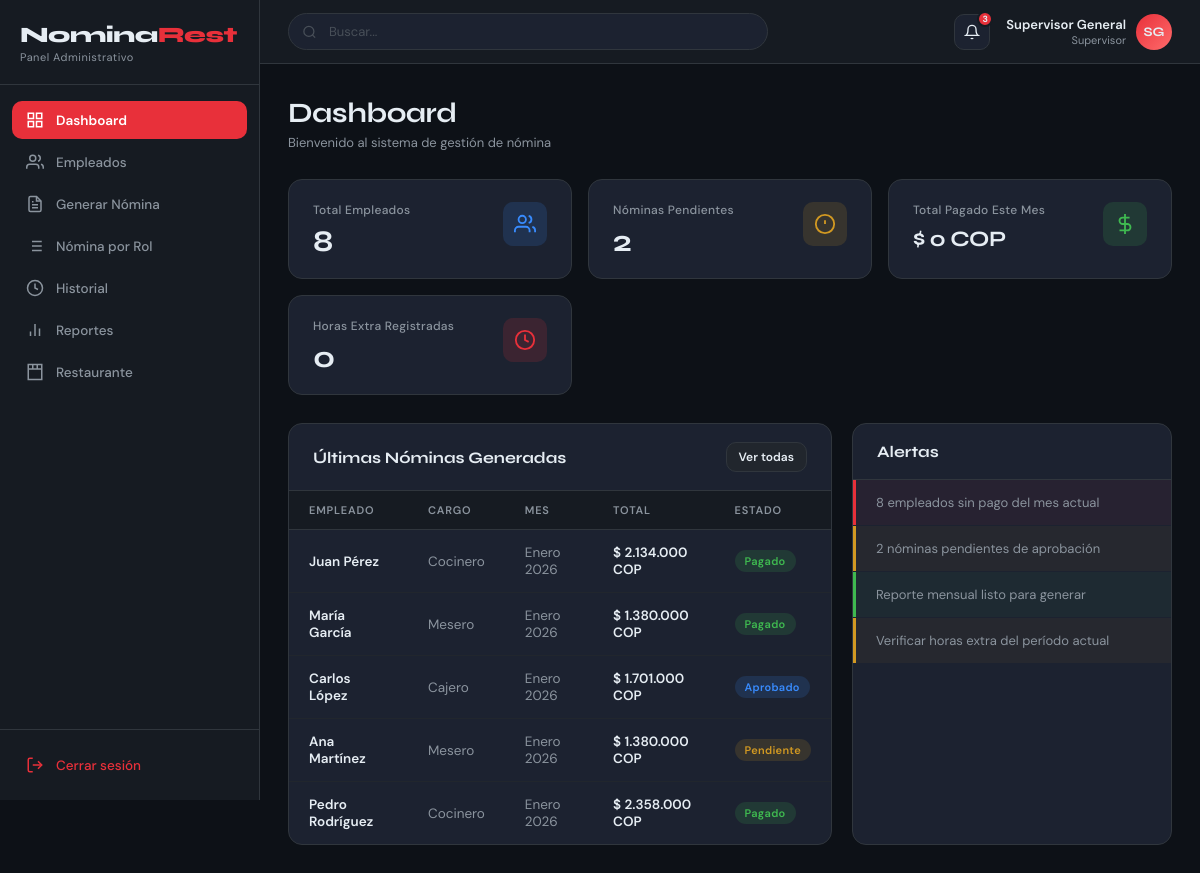
The app's page /index.php (signed in) with its own data.
### tables this page shows
CREATE TABLE nominas (
    id INT AUTO_INCREMENT PRIMARY KEY,
    empleado_id INT NOT NULL,
    periodo_mes INT NOT NULL,
    periodo_anio INT NOT NULL,
    salario_base DECIMAL(15,2) NOT NULL,
    horas_extra INT DEFAULT 0,
    valor_horas_extra DECIMAL(15,2) DEFAULT 0,
    bonificaciones DECIMAL(15,2) DEFAULT 0,
    deducciones_salud DECIMAL(15,2) DEFAULT 0,
    deducciones_pension DECIMAL(15,2) DEFAULT 0,
    otras_deducciones DECIMAL(15,2) DEFAULT 0,
    total_devengado DECIMAL(15,2) NOT NULL,
    total_deducciones DECIMAL(15,2) NOT NULL,
    total_neto DECIMAL(15,2) NOT NULL,
    estado ENUM('pendiente','aprobado','pagado','rechazado') DEFAULT 'pendiente',
    aprobado_por INT NULL,
    fecha_pago DATE NULL,
    observaciones TEXT,
    created_at TIMESTAMP DEFAULT CURRENT_TIMESTAMP,
    FOREIGN KEY (empleado_id) REFERENCES empleados(id),
    FOREIGN KEY (aprobado_por) REFERENCES usuarios(id)
);

CREATE TABLE cargos (
    id INT AUTO_INCREMENT PRIMARY KEY,
    nombre VARCHAR(100) NOT NULL,
    descripcion TEXT,
    salario_base DECIMAL(15,2) NOT NULL DEFAULT 0,
    departamento VARCHAR(100),
    activo TINYINT(1) DEFAULT 1,
    created_at TIMESTAMP DEFAULT CURRENT_TIMESTAMP
);

### includes/auth.php (called while the page is built, shortened)
<?php
function estaAutenticado() {
    return isset($_SESSION['usuario_id']) && !empty($_SESSION['usuario_id']);
}
function tienePermiso($permiso) {
    $permisos = $_SESSION['permisos'] ?? [];
    return isset($permisos[$permiso]) && $permisos[$permiso] === true;
}
function formatCOP($valor) {
    return '$ ' . number_format($valor, 0, ',', '.');
}
function getNombreMes($mes) {
    $meses = ['','Enero','Febrero','Marzo','Abril','Mayo','Junio',
              'Julio','Agosto','Septiembre','Octubre','Noviembre','Diciembre'];
    return $meses[(int)$mes] ?? '';
}

### index.php (the view, shortened to what this page needs)
<?php
require_once __DIR__ . '/includes/auth.php';
$db = getDB();
$totalEmpleados = $db->query("SELECT COUNT(*) FROM empleados WHERE activo = 1")->fetchColumn();
$nominasPendientes = $db->query("SELECT COUNT(*) FROM nominas WHERE estado IN ('pendiente','aprobado')")->fetchColumn();
$totalPagadoMes = $db->query("
    SELECT COALESCE(SUM(total_neto),0) FROM nominas
    WHERE estado = 'pagado' AND periodo_mes = MONTH(NOW()) AND periodo_anio = YEAR(NOW())
")->fetchColumn();
$horasExtra = $db->query("
    SELECT COALESCE(SUM(horas_extra),0) FROM nominas
    WHERE periodo_mes = MONTH(NOW()) AND periodo_anio = YEAR(NOW())
")->fetchColumn();
$ultimasNominas = $db->query("
    SELECT n.*,
           CONCAT(e.nombres,' ',e.apellidos) as empleado_nombre,
           c.nombre as cargo_nombre
    FROM nominas n
    JOIN empleados e ON n.empleado_id = e.id
    JOIN cargos c ON e.cargo_id = c.id
    ORDER BY n.created_at DESC
    LIMIT 8
")->fetchAll();
$sinPagoMes = $db->query("
    SELECT COUNT(*) FROM empleados e
    WHERE e.activo = 1 AND e.id NOT IN (
        SELECT empleado_id FROM nominas
        WHERE periodo_mes = MONTH(NOW()) AND periodo_anio = YEAR(NOW()) AND estado = 'pagado'
    )
")->fetchColumn();
include __DIR__ . '/includes/header.php';
?>
<div class="page-header">
  <h1 class="page-title">Dashboard</h1>
  <p class="page-subtitle">Bienvenido al sistema de gestión de nómina</p>
</div>
<div class="stats-grid">
  <div class="stat-card">
    <div>
      <div class="stat-label">Total Empleados</div>
      <div class="stat-value"><?= $totalEmpleados ?></div>
    </div>
    <div class="stat-icon blue">
      <svg width="22" height="22" viewBox="0 0 24 24" fill="none" stroke="currentColor" stroke-width="2"><path d="M17 21v-2a4 4 0 0 0-4-4H5a4 4 0 0 0-4 4v2"/><circle cx="9" cy="7" r="4"/><path d="M23 21v-2a4 4 0 0 0-3-3.87"/><path d="M16 3.13a4 4 0 0 1 0 7.75"/></svg>
    </div>
  </div>
  <div class="stat-card">
    <div>
      <div class="stat-label">Nóminas Pendientes</div>
      <div class="stat-value"><?= $nominasPendientes ?></div>
    </div>
    <div class="stat-icon yellow">
      <svg width="22" height="22" viewBox="0 0 24 24" fill="none" stroke="currentColor" stroke-width="2"><circle cx="12" cy="12" r="10"/><line x1="12" y1="8" x2="12" y2="12"/><line x1="12" y1="16" x2="12.01" y2="16"/></svg>
    </div>
  </div>
  <div class="stat-card">
    <div>
      <div class="stat-label">Total Pagado Este Mes</div>
      <div class="stat-value cop"><?= formatCOP($totalPagadoMes) ?> COP</div>
    </div>
    <div class="stat-icon green">
      <svg width="22" height="22" viewBox="0 0 24 24" fill="none" stroke="currentColor" stroke-width="2"><line x1="12" y1="1" x2="12" y2="23"/><path d="M17 5H9.5a3.5 3.5 0 0 0 0 7h5a3.5 3.5 0 0 1 0 7H6"/></svg>
    </div>
  </div>
  <div class="stat-card">
    <div>
      <div class="stat-label">Horas Extra Registradas</div>
      <div class="stat-value"><?= $horasExtra ?></div>
    </div>
    <div class="stat-icon red">
      <svg width="22" height="22" viewBox="0 0 24 24" fill="none" stroke="currentColor" stroke-width="2"><circle cx="12" cy="12" r="10"/><polyline points="12 6 12 12 16 14"/></svg>
    </div>
  </div>
</div>
<div class="dashboard-grid">
  <div class="card">
    <div class="card-header">
      <span class="card-title">Últimas Nóminas Generadas</span>
      <?php if(tienePermiso('nomina')): ?>
      <a href="<?= APP_URL ?>/modules/empleados/lista.php" class="btn btn-secondary btn-sm">Ver todas</a>
      <?php endif; ?>
    </div>
    <div class="card-body table-wrap">
      <?php if (empty($ultimasNominas)): ?>
        <div class="empty-state">
          <svg viewBox="0 0 24 24" fill="none" stroke="currentColor" stroke-width="1.5"><path d="M14 2H6a2 2 0 0 0-2 2v16a2 2 0 0 0 2 2h12a2 2 0 0 0 2-2V8z"/><polyline points="14 2 14 8 20 8"/></svg>
          <p>No hay nóminas generadas aún</p>
        </div>
      <?php else: ?>
      <table>
        <thead>
          <tr>
            <th>Empleado</th>
            <th>Cargo</th>
            <th>Mes</th>
            <th>Total</th>
            <th>Estado</th>
          </tr>
        </thead>
        <tbody>
          <?php foreach ($ultimasNominas as $n): ?>
          <tr>
            <td class="fw-600"><?= htmlspecialchars($n['empleado_nombre']) ?></td>
            <td class="text-muted"><?= htmlspecialchars($n['cargo_nombre']) ?></td>
            <td class="text-muted"><?= getNombreMes($n['periodo_mes']) . ' ' . $n['periodo_anio'] ?></td>
            <td class="fw-600"><?= formatCOP($n['total_neto']) ?> COP</td>
            <td>
              <?php
                $badges = ['pagado'=>'badge-green','aprobado'=>'badge-blue','pendiente'=>'badge-yellow','rechazado'=>'badge-red'];
                $labels = ['pagado'=>'Pagado','aprobado'=>'Aprobado','pendiente'=>'Pendiente','rechazado'=>'Rechazado'];
                $est = $n['estado'];
              ?>
              <span class="badge <?= $badges[$est] ?? 'badge-blue' ?>"><?= $labels[$est] ?? $est ?></span>
            </td>
          </tr>
          <?php endforeach; ?>
        </tbody>
      </table>
      <?php endif; ?>
    </div>
  </div>
  <div class="card">
    <div class="card-header">
      <span class="card-title">Alertas</span>
    </div>
    <div class="card-body">
      <div class="alerts-list">
        <?php if ($sinPagoMes > 0): ?>
        <div class="alert-item">
          <?= $sinPagoMes ?> empleado<?= $sinPagoMes > 1 ? 's' : '' ?> sin pago del mes actual
        </div>
        <?php endif; ?>
        <?php if ($nominasPendientes > 0): ?>
        <div class="alert-item yellow">
          <?= $nominasPendientes ?> nómina<?= $nominasPendientes > 1 ? 's' : '' ?> pendiente<?= $nominasPendientes > 1 ? 's' : '' ?> de aprobación
        </div>
        <?php endif; ?>
        <div class="alert-item green">
          Reporte mensual listo para generar
        </div>
        <div class="alert-item yellow">
          Verificar horas extra del período actual
        </div>
      </div>
    </div>
  </div>
</div>
<?php include __DIR__ . '/includes/footer.php'; ?>

### records on screen
nominas: empleado_nombre "Juan Pérez", cargos.nombre "Cocinero", periodo_mes "Enero", periodo_anio "2026", total_neto "$ 2.134.000", estado "Pagado"
nominas: empleado_nombre "María García", cargos.nombre "Mesero", periodo_mes "Enero", periodo_anio "2026", total_neto "$ 1.380.000", estado "Pagado"
nominas: empleado_nombre "Carlos López", cargos.nombre "Cajero", periodo_mes "Enero", periodo_anio "2026", total_neto "$ 1.701.000", estado "Aprobado"
nominas: empleado_nombre "Ana Martínez", cargos.nombre "Mesero", periodo_mes "Enero", periodo_anio "2026", total_neto "$ 1.380.000", estado "Pendiente"
nominas: empleado_nombre "Pedro Rodríguez", cargos.nombre "Cocinero", periodo_mes "Enero", periodo_anio "2026", total_neto "$ 2.358.000", estado "Pagado"

### other values on screen
$userName "Supervisor General"
$userRole "Supervisor"
$initials "SG"
$totalEmpleados "8"
$nominasPendientes "2"
formatCOP($totalPagadoMes) "$ 0"
$horasExtra "0"
$sinPagoMes "8"
